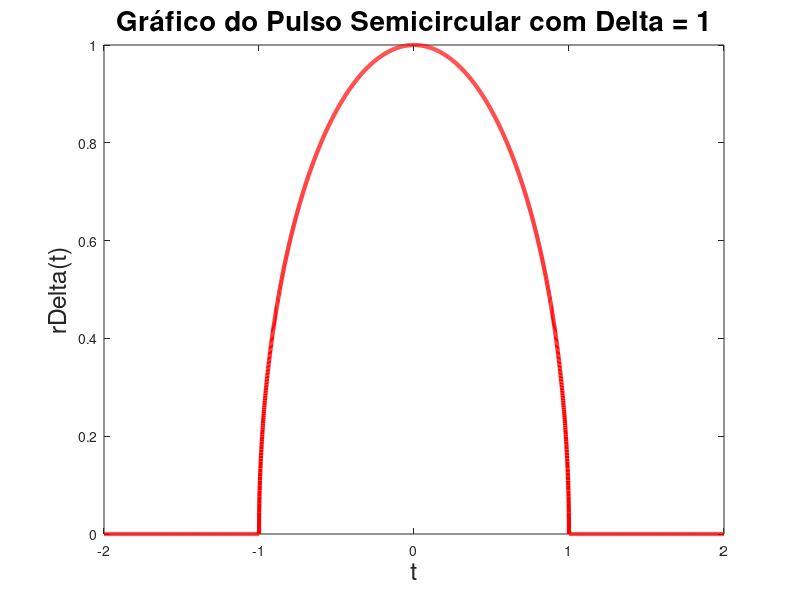

Here is the MATLAB script that generated this plot:
dt=0.001;
t=-2:dt:2;
delta=1;

x=sqrt(delta^2-(t).^2).*(abs(t)<=delta);
plot(t, x, "r", "linewidth", 3)
title("Gráfico do Pulso Semicircular com Delta = 1", "fontsize", 20);
xlabel("t", "fontsize", 18);
ylabel("rDelta(t)", "fontsize", 18);
